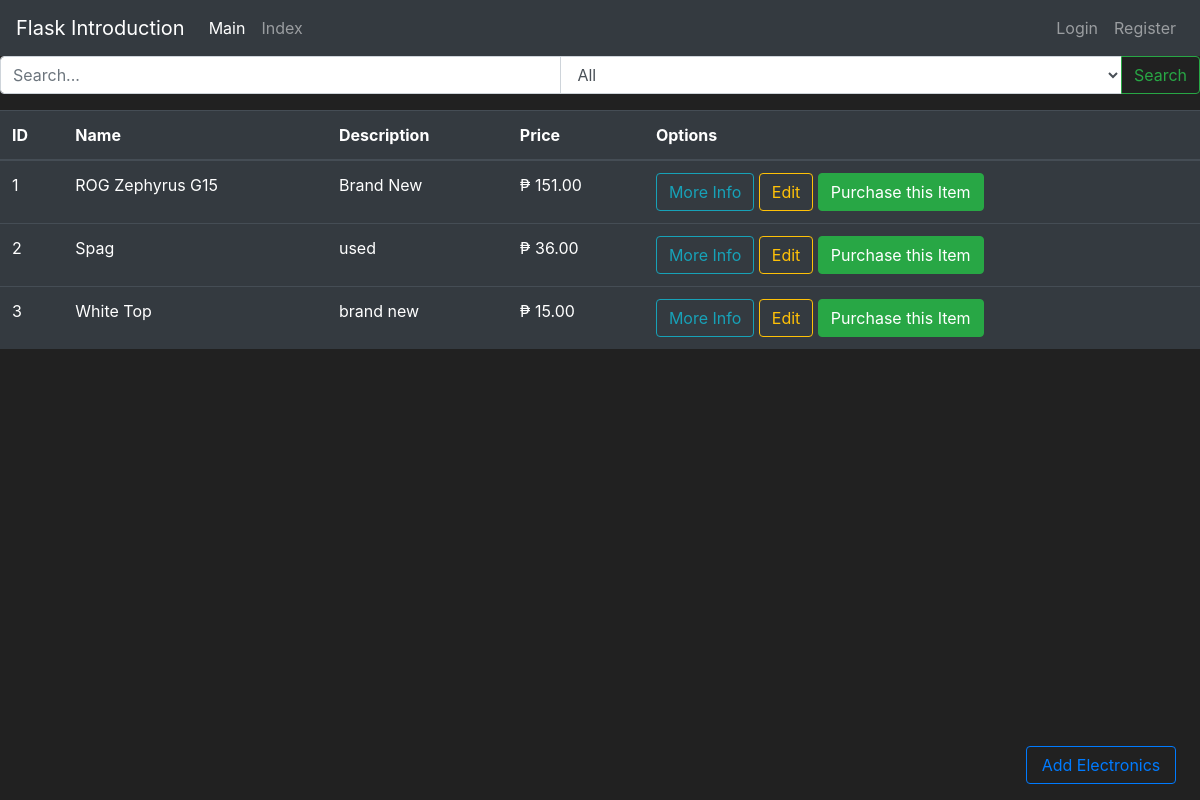
Screenshot of /search with the database file from the repository.
### static/entities.py (models this page shows)
class Item(db.Model):
    __tablename__ = 'item'
    id = db.Column(db.Integer, primary_key=True)
    name = db.Column(db.String(50), nullable=False)
    price = db.Column(db.Integer, nullable=False, default=50)
    description = db.Column(db.String(200), nullable=True)
    type = db.Column(db.String(50))
    owners = db.relationship('User', secondary=item_user_association, backref=db.backref('items_owned', lazy='dynamic'),overlaps="items_owned,owners")
    __mapper_args__ = {
        'polymorphic_identity': 'item',
        'polymorphic_on': type
    }

class Electronics(Item):
    __tablename__ = 'electronics'
    id = db.Column(db.Integer, db.ForeignKey('item.id'), primary_key=True)
    manufacturer = db.Column(db.String(), nullable=False)
    __mapper_args__ = {
        'polymorphic_identity': 'electronics',
    }

class Item(db.Model):
    __tablename__ = 'item'
    id = db.Column(db.Integer, primary_key=True)
    name = db.Column(db.String(50), nullable=False)
    price = db.Column(db.Integer, nullable=False, default=50)
    description = db.Column(db.String(200), nullable=True)
    type = db.Column(db.String(50))
    owners = db.relationship('User', secondary=item_user_association, backref=db.backref('items_owned', lazy='dynamic'),overlaps="items_owned,owners")
    __mapper_args__ = {
        'polymorphic_identity': 'item',
        'polymorphic_on': type
    }

class Food(Item):
    __tablename__ = 'food'
    id = db.Column(db.Integer, db.ForeignKey('item.id'), primary_key=True)
    brand = db.Column(db.String(), nullable=False)
    isHalalCertified = db.Column(db.Boolean, default=False)
    __mapper_args__ = {
        'polymorphic_identity': 'food',
    }

class Clothing(Item):
    __tablename__ = 'clothing'
    id = db.Column(db.Integer, db.ForeignKey('item.id'), primary_key=True)
    brand = db.Column(db.String(), nullable=False)
    size = db.Column(db.String(), nullable=False)
    __mapper_args__ = {
        'polymorphic_identity': 'clothing',
    }

### static/routes.py (the view)
@app.route('/search',methods=['GET', 'POST'])
def search():
    query = request.args.get('query','')
    category = request.args.get('category', 'All')
    if category == 'Electronics':
        results = Electronics.query.filter(Electronics.name.ilike(f"%{query}%") | Electronics.id.ilike(f"%{query}%")).all()
    elif category == 'Clothing':
        results = Clothing.query.filter(Clothing.name.ilike(f"%{query}%") | Clothing.id.ilike(f"%{query}%")).all()
    elif category == 'Food':
        results = Food.query.filter(Food.name.ilike(f"%{query}%") | Food.id.ilike(f"%{query}%")).all()
    else:
        results = Item.query.filter(Item.name.ilike(f"%{query}%") | Item.id.ilike(f"%{query}%")).all()
    itemsFormatted = FormatItem(results)
    form = ElectronicsForm()
    return render_template('index.html', items=itemsFormatted, query=query,form=form,category=category)

### static/forms.py
class ElectronicsForm(ItemForm):
    manufacturer = StringField('Manufacturer', validators=[DataRequired()])

### static/routes.py (called while the page is built)
def FormatItem(items):
    locale.setlocale(locale.LC_ALL,'')
    for item in items:
        item.price = locale.format_string("%.2f", item.price, grouping=True)
    return items

### static/templates/index.html (shortened to what this page needs)
{% extends 'base.html' %}
{% block content %}
<form method="GET" action="{{ url_for('search') }}">
  <div class="input-group mb-3">
    <input type="text" class="form-control" name="query" placeholder="Search..." value="{{ query }}">
    <select class="form-control" name="category">
      <option value="All" {% if category == 'All' %} selected {% endif %}>All</option>
    </select>
    <div class="input-group-append">
      <button class="btn btn-outline-success" type="submit">Search</button>
    </div>
  </div>
</form>
<table class="table table-hover table-dark" style="width: 100%;">
  <thead>
    <tr>
      <th scope="col">ID</th>
      <th scope="col">Name</th>
      <th scope="col">Description</th>
      <th scope="col">Price</th>
      <th scope="col">Options</th>
    </tr>
  </thead>
  <tbody>
    {% for item in items %}
    <tr>
      <td>{{ item.id }}</td>
      <td>{{ item.name }}</td>
      <td>{{item.description}}</td>
      <td>₱ {{ item.price }}</td>
      <td>
        <button class="btn btn-outline-info" data-toggle="modal" data-target="#ItemInfo_{{item.id}}">More Info</button>
        <a class="btn btn-outline-warning" href="{{url_for('UpdateItem',item_id=item.id)}}">Edit</a>
        <a class="btn btn-outline btn-success" href="{{url_for('RegisterPurchase',item_id=item.id)}}">Purchase this Item</a>
      </td>
    </tr>
    {% endfor %}
  </tbody>
</table>
<a class="btn btn-outline-primary ml-3 mb-3" id="fixed-button" data-toggle="modal" data-target="#RegisterElectronics">
  Add Electronics
</a>
{% endblock %}

### static/templates/base.html (style rules this page uses)
body { background-color: #212121; color: white }
#fixed-button { position: fixed; bottom: 0px; right: 2vw; width: 12.5vw; z-index: 1000; }

### rows the page displays
Electronics: id "1", name "ROG Zephyrus G15", description "Brand New", price "151.00"
Food: id "2", name "Spag", description "used", price "36.00"
Clothing: id "3", name "White Top", description "brand new", price "15.00"
